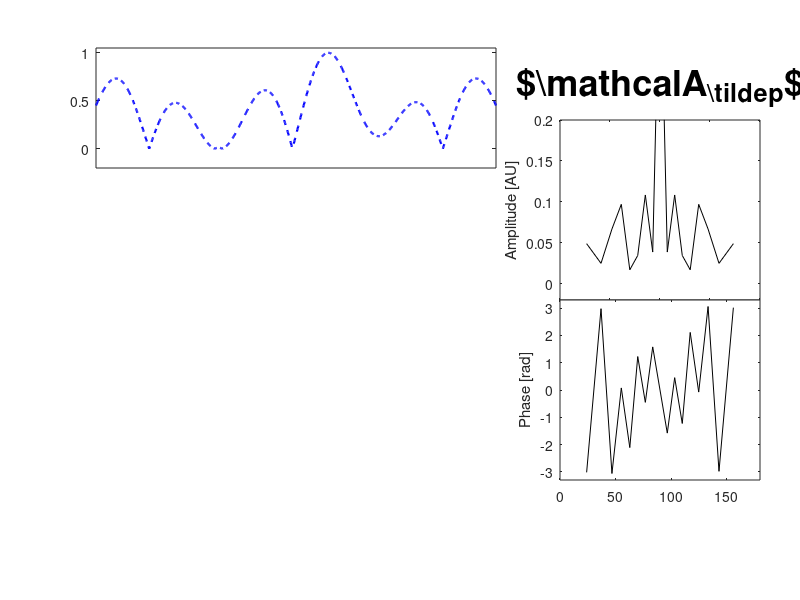

Reproduce this figure in MATLAB. (Note: this script raises an error after producing the figure.)
%**************************************************************************
%
% ASA Reconstruction Visualizer
%
%   Function plots shows a visualization of angular spectrum
%   reconstruction.
%
%              Scott Schoen Jr | Georgia Tech | 20170110
%
%**************************************************************************

clear all
close all
clc

% Set frequency of source
f0 = 6E3; % [Hz]
omega = 2.*pi.*f0;
c0 = 343; % [m/s]
k0 = omega./c0;
lambda0 = c0./f0;

% Set dimensions
sourcePlaneWidth = 0.5; % [m]
Nx = 2^(10);
reconstructionDepth = 0.5; % [m]

% Create spatial distribution at source location
xVector = linspace( -sourcePlaneWidth./2, sourcePlaneWidth./2, Nx );
sigma = 0.05;
A = exp( -(xVector - 0.05).^(2)./sigma.^(2) ) ...
    + sin( 3.*pi.*xVector./sourcePlaneWidth ) ...
    + sin( 7.9.*pi.*xVector./sourcePlaneWidth );
A = abs(A)./max(abs(A));

% Get angular spectrum at source plane
AS0 = fftshift( fft(A) );

% Now create wavenumber vector
dx = xVector(2) - xVector(1);
dkx = 2.*pi./dx;
lengthIndex = floor( length(xVector)./2 );
kxVector = (1./Nx).*(-lengthIndex : lengthIndex ).*dkx;

% Create vector for plotting 
% xPlot = linspace( -1E3.*sourcePlaneWidth, 1E3.*sourcePlaneWidth, 2E3.*Nx );
xPlot = linspace( -sourcePlaneWidth, sourcePlaneWidth, Nx );
zPlot = linspace( -reconstructionDepth, 0, Nx );
[xP, zP] = meshgrid( xPlot, zPlot );

% Create vector to hold sum of contributions at each frequency
sumOfContributions = 0.*xPlot;

% Store to output vectors
thetaVec = acos( kxVector(1:end-1)./k0 );
thetaVec( imag(thetaVec) ~= 0 ) = NaN; % For plotting
ampVec = abs( AS0 );
phaseVec = angle( AS0 );

% Variable to hold movie
M = [];

% Create figure
figure(1)
set( gcf, 'Position', [50, 75, 1800, 900] );

needToCreateAxes = 1;

% Create axes to plot summation of components at z = 0
summationAxes = axes();
set( summationAxes, 'Position', [0.12, 0.72, 0.5, 0.2] );
ylim( [-0.2, 1.05] );
xlim( [min(xVector), max(xVector)] );
set( gca, 'YTick', 0:0.5:1, 'XTick', [] );
hold all;
box on;
% Plot source signal
plot( xVector, A, '--b', 'LineWidth', 1.6 );

% Create axes for amplitude and phase of the angular spectrum
asMagnitudeAxes = axes();
set( asMagnitudeAxes, 'Position', [0.7, 0.5, 0.25, 0.3], ...
    'XTickLabel', '');
hold all;
box on;
% Plot amplitude
plot( asMagnitudeAxes, thetaVec.*180./pi, ampVec./Nx, 'k' );
ylabel( 'Amplitude [AU]' );
ylim( [-0.02, 0.2] );
xlim([0, 180]);
set( gca, 'XTick', [0, 45, 90, 135, 180] );
title( '$\mathcal{A}_{\tilde{p}}$', 'FontSize', 26 );

asPhaseAxes = axes();
set( asPhaseAxes, 'Position', [0.7, 0.2, 0.25, 0.3] );
hold all;
box on;

% Plot Phase
plot( asPhaseAxes, thetaVec.*180./pi, phaseVec, 'k' );

xlim([0, 180]);
ylabel('Phase [rad]');
ylim( 1.05.*[-pi, pi] );
ax = gca;
ax.YTick = [-pi, -pi/2, 0, pi/2, pi];
ax.YTickLabel = ...
    {'$-\pi$';'$-\frac{\pi}{2}$';'$0$';'$\frac{\pi}{2}$';'$\pi$'};
ax.XTick = [0, 45, 90, 135, 180];
xlabel( '$\theta_{x}$ [deg]' );

% Loop from end so we're increasing theta
for kxCount = Nx:-1:1
    
    % Get angle of propagation for this spatial frequency
    kx = kxVector( kxCount );
    kz = sqrt( k0.^(2) - kx.^(2) );
    
    % Delete old current contribution line (whther or not we'll plot a new
    % one)
    existingContributionLine = ...
        findobj( 'Tag', 'currentContribtutionLine' );
    contributionLineExists = ~isempty( existingContributionLine );
    if contributionLineExists
        delete(currentContribution); 
    end
    
    if isreal( kz )
        
        % Get propagation angle
        theta = acos( kx./k0 );
        
        % Get magnitude and phase of this contribution
        amplitude = abs( AS0( kxCount ) )./Nx;
        phi = mod( angle( AS0( kxCount ) ), 2.*pi );
        
        % Get component of phase in x
        xPhase = phi./cos(theta);
        
        % Create the wavefront axes
        % For some reason doing this outside the loop caused the colorplot
        % to be all black until you clicked on it, and then it would start
        % updating.
        if needToCreateAxes
            
            waveFrontAxes = axes();
            set( waveFrontAxes, 'Position', [0.12, 0.12, 0.5, 0.6] );
            hold all;
            box on;
            
            ylim( [-reconstructionDepth, 0] );
            ylabel( '$z$-Position [m]', 'FontSize', 22 );
            
            xlim( [min(xVector), max(xVector)] );
            xlabel( '$x$-Position [m]', 'FontSize', 22 );
            
            % Set flag so we only do this once
            needToCreateAxes = 0;
            
        end
        
        % Plot wavefield for this frequency kz
        pField = amplitude.*exp( 1j.*(kx.*xP + kz.*zP + phi ) );
        pcolor( waveFrontAxes, xP, zP, real( pField ) );
        shading flat;
        normValue = 0.2;
        caxis( [-normValue, normValue] );
        
        % Get contribution of this spatial frequency
        yPlot = amplitude.*real( exp( 1j.*(kx.*(xPlot - sourcePlaneWidth./2) + phi) ) );
        
        % Also plot in gray to remain on plot
        previousContributions = plot( summationAxes, ...
            xPlot, yPlot, ...
            'Color', 0.6.*[1, 1, 1], ...
            'LineWidth', 1 );
        
        % Add into summation and plot that
        sumOfContributions = sumOfContributions + yPlot;
        if exist('sumLine', 'var')
            delete(sumLine); % Delete old one
        end
        sumLine = plot( summationAxes, ...
            xPlot, sumOfContributions, 'b', ...
            'LineWidth', 1.2 ); % Plot new one
        
        % Plot spatial contribution on summation axes
        currentContribution = plot( summationAxes, ...
            xPlot, yPlot, 'k', 'Tag', 'currentContribtutionLine' );
        
        % Display the current angle
        titleString = sprintf( ...
            '$\\theta_{x} = %3d^{\\circ}$', round(180.*theta./pi) );
        title( summationAxes, titleString );
        
        % Plot indicator on angluar spectrum plots
        currentIndicators = findobj( 'Tag', 'ASIndicator' );
        if ~isempty( currentIndicators );
            delete( currentIndicators );
        end
        plot( asMagnitudeAxes, ...
            thetaVec(kxCount).*180./pi, ampVec(kxCount)./Nx, ...
            'ro', 'Tag', 'ASIndicator' );
        plot( asPhaseAxes, ...
            thetaVec(kxCount).*180./pi, phaseVec(kxCount), ...
            'ro', 'Tag', 'ASIndicator' );
        
        % Save the frame
        drawnow;
        M = [M, getframe(gcf)];
        
    end
    
end
